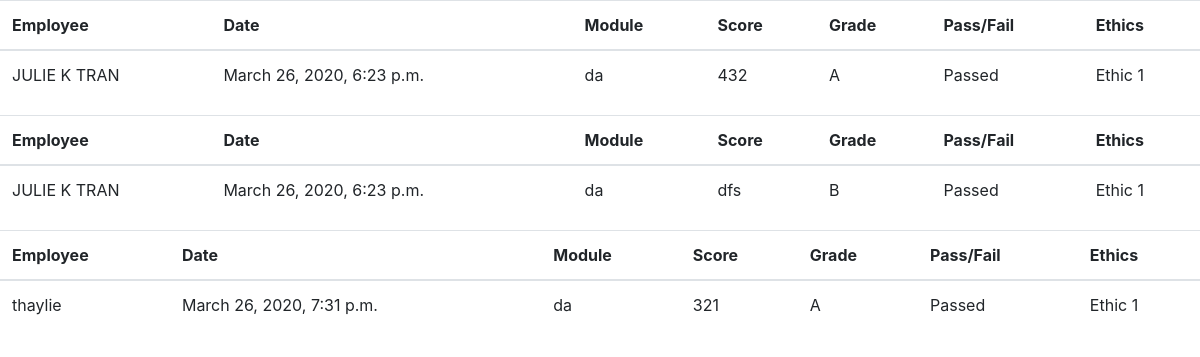
The app's page /employer/employees_session (signed in) with its own data.
### accounts/models.py (models this page shows, shortened)
class Session(models.Model):
    GRADE_CHOICES = (
        ('A', 'A'),
        ('B', 'B'),
        ('C', 'C')
    )
    PF_CHOICES = (
        ('Passed', 'Passed'),
        ('Failed', 'Failed')
    )
    ETHIC_CHOICES = (
        ('Ethic 1', 'Ethic 1'),
        ('Ethic 2', 'Ethic 2'),
        ('Ethic 3', 'Ethic 3'),
    )
    employee = models.ForeignKey(Employee, on_delete=models.CASCADE)
    module_id = models.ForeignKey(Module, on_delete=models.DO_NOTHING)
    date_taken = models.DateTimeField(default=timezone.now)
    score = models.CharField(max_length=3)
    grade = models.CharField(max_length=1, choices=GRADE_CHOICES, default='A')
    pass_fail = models.CharField(max_length=6, choices=PF_CHOICES, default='Passed')
    ethics = models.CharField(max_length=7, choices=ETHIC_CHOICES, default='Ethic 1')

class Employee(models.Model):
    user = models.OneToOneField(User, on_delete=models.CASCADE)
    employer_id = models.ForeignKey(Employer, on_delete=models.CASCADE)
    full_name = models.CharField(max_length=200, default=None)
    uuid = ShortUUIDField(unique=True, primary_key=True)

class Module(models.Model):
    CATEGORIES_CHOICES = (
        ('Cat 1', 'Cat 1'),
        ('Cat 2', 'Cat 2'),
        ('Cat 3', 'Cat 3'),
        ('Cat 4', 'Cat 4'),
    )
    case = models.CharField(max_length=100)
    categories = models.CharField(max_length=6, choices=CATEGORIES_CHOICES, default='Cat 1')
    creation_date = models.DateTimeField() #need to change later
    def __str__(self):
        return self.case

### accounts/views.py (the view)
# urls.py: path('employer/employees_session', accounts.session_employer_view, name='session_employer_view'),
@employer_required
@login_required
def session_employer_view(request):
    sessions_list = Session.objects.filter(employee__employer_id=request.user.employer)
    context = context = {'sessions_list': sessions_list}
    return render(request, 'accounts/employer/employees_session.html', context)

### accounts/templates/accounts/employer/employees_session.html (shortened to what this page needs)
{% extends 'accounts/base.html' %}
{% block content %}
{% for session in sessions_list %}
<table class="table">
    <thead>
        <tr>
            <th scope="col">Employee</th>
            <th scope="col">Date</th>
            <th scope="col">Module</th>
            <th scope="col">Score</th>
            <th scope="col">Grade</th>
            <th scope="col">Pass/Fail</th>
            <th scope="col">Ethics</th>
        </tr>
    </thead>
    <tbody>
        <tr>
            <td>{{session.employee.full_name}}</td>
            <td>{{session.date_taken}}</td>
            <td>{{session.module_id}}</td>
            <td>{{session.score}}</td>
            <td>{{session.grade}}</td>
            <td>{{session.pass_fail}}</td>
            <td>{{session.ethics}}</td>
        </tr>
    </tbody>
</table>
{% endfor %}
{% endblock %}

### accounts/templates/accounts/base.html (shortened to what this page needs)
{% load static %}
<!DOCTYPE html>
<html lang="en">
<head>
    <link rel="stylesheet" href="https://stackpath.bootstrapcdn.com/bootstrap/4.3.1/css/bootstrap.min.css"
>
    <link rel="stylesheet" href="{% static 'css/style.css' %}" />
    <link rel="stylesheet" href="{% static 'scss/style.css' %}" />
</head>
<body>
                <section>
                    <div>
                        {% block content %}
                        {% endblock %}
                    </div>
                </section>
</body>
</html>

### static/css/style.css (style rules this page uses)
html { overflow-x: hidden; text-decoration: none; }

### records on screen
Session: employee.full_name "JULIE K TRAN", date_taken "March 26, 2020, 6:23 p.m.", module_id "da", score "432", grade "A", pass_fail "Passed", ethics "Ethic 1"
Session: employee.full_name "JULIE K TRAN", date_taken "March 26, 2020, 6:23 p.m.", module_id "da", score "dfs", grade "B", pass_fail "Passed", ethics "Ethic 1"
Session: employee.full_name "thaylie", date_taken "March 26, 2020, 7:31 p.m.", module_id "da", score "321", grade "A", pass_fail "Passed", ethics "Ethic 1"
